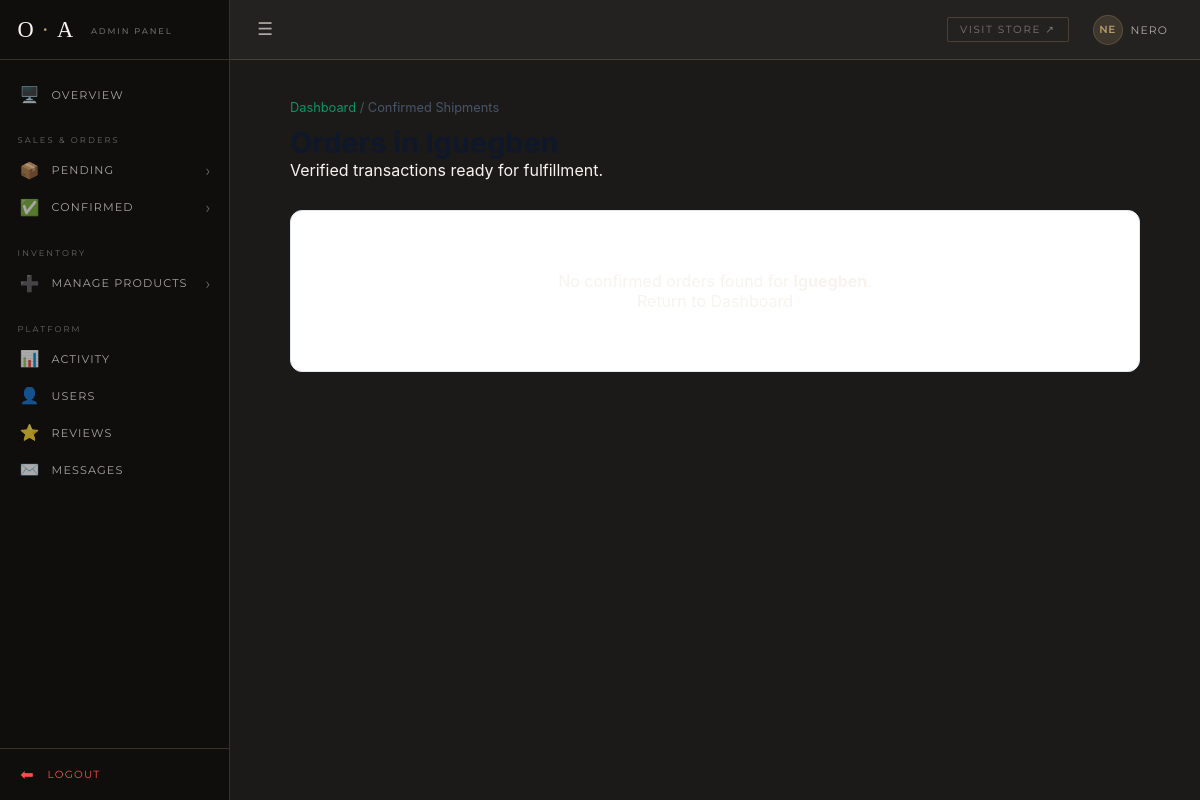
The page /dashboard/confirmed-orders/Iguegben/ (signed in) on the database as committed earlier.
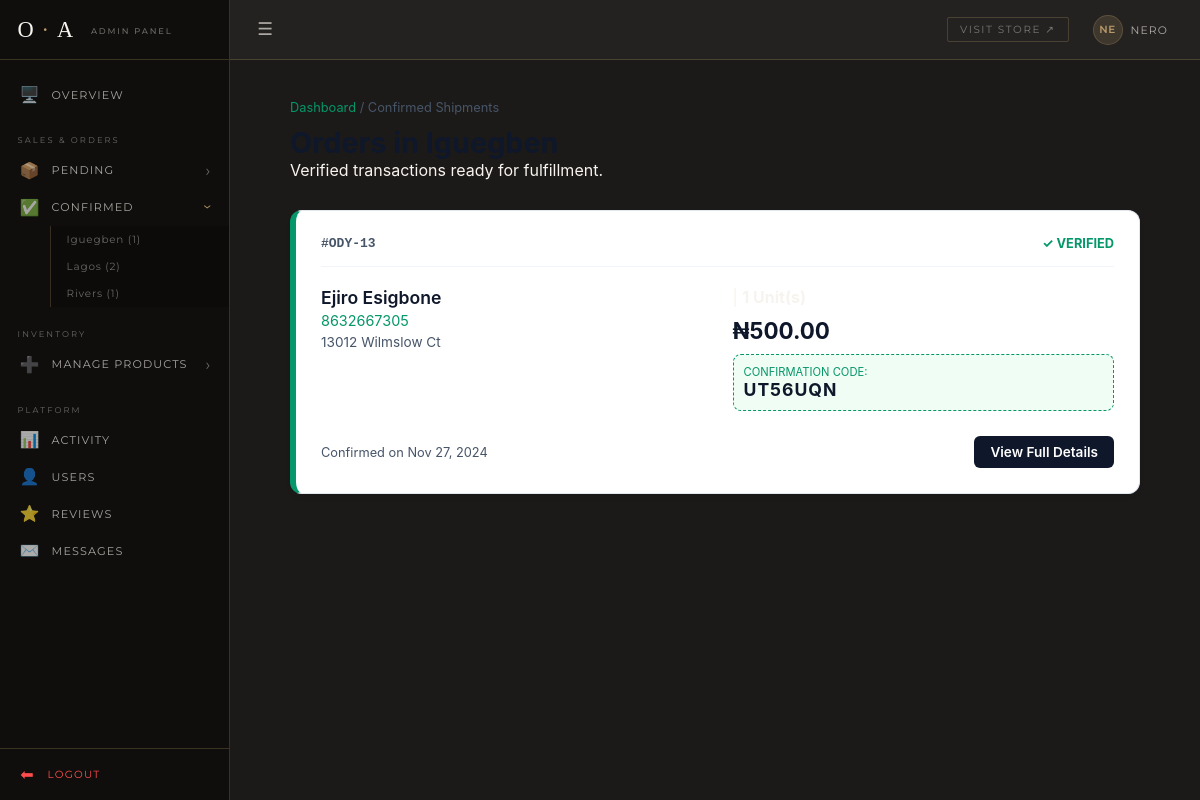
The same page on the database as committed later.
### users/models.py (models this page shows, shortened)
class Order(models.Model):
    customer = models.ForeignKey(Customer, on_delete=models.CASCADE)
    billing_name = models.CharField(max_length=100)
    billing_address = models.CharField(max_length=255)
    billing_city = models.CharField(max_length=50)
    phone_number = models.CharField(max_length=30)
    status = models.CharField(max_length=20, default='pending')
    total = models.DecimalField(max_digits=10, decimal_places=2)
    date_created = models.DateTimeField(auto_now_add=True)
    receipt = models.FileField(upload_to='receipts/', blank=True, null=True)
    confirmed_order_code = models.CharField(max_length=7, blank=True, null=True)
    quantity = models.IntegerField(default=1)  # Note: Consider OrderItem model for multi-product carts later

### users/views.py (the view)
# urls.py: path('dashboard/confirmed-orders/<str:location>/', views.confirmed_orders_by_location, name='confirmed_orders_by_location'),
@login_required(login_url='/login')
def confirmed_orders_by_location(request, location):
    pending_orders_by_location = Order.objects.filter(status='pending').values('billing_city').annotate(
        count=Count('id'))
    orders = Order.objects.filter(billing_city=location, status="confirmed")
    confirmed_orders_locations = (
        Order.objects
        .filter(status='confirmed')
        .values('billing_city')
        .annotate(count=Count('id'))
        .order_by('billing_city')
    )
    print(confirmed_orders_locations)
    context = {
        "location": location,  # Pass the location directly as a string
        "orders": orders,
        'confirmed_orders_locations': confirmed_orders_locations,
        'pending_orders_by_location': pending_orders_by_location
    }
    return render(request, "confirmed_orders_by_location.html", context)

### Templates/confirmed_orders_by_location.html (shortened to what this page needs)
{% extends "dashboard.html" %}
{% load static %}
{% block content %}
<link rel="stylesheet" href="{% static 'styles/confirmed_orders_by_location.css' %}?v=2">
<div class="confirmed-location-wrapper">
    <header class="location-header">
        <nav class="breadcrumb">
            <a href="{% url 'dashboard' %}">Dashboard</a> / <span>Confirmed Shipments</span>
        </nav>
        <h1>Orders in {{ location }}</h1>
        <p>Verified transactions ready for fulfillment.</p>
    </header>
    {% if orders %}
        <div class="orders-stack">
            {% for order in orders %}
                <div class="confirmed-order-card">
                    <div class="card-header">
                        <span class="order-id">#ODY-{{ order.id }}</span>
                        <span class="verified-badge">✓ Verified</span>
                    </div>
                    <div class="card-body">
                        <div class="info-group">
                            <p class="customer-name">{{ order.billing_name }}</p>
                            <p class="customer-contact">{{ order.phone_number }}</p>
                            <p class="customer-address">{{ order.billing_address }}</p>
                        </div>
                        <div class="transaction-group">
                            <p class="order-summary">{{ order.name }} | <strong>{{ order.quantity }} Unit(s)</strong></p>
                            <p class="order-total">₦{{ order.total }}</p>
                            <div class="code-box">
                                <small>Confirmation Code:</small>
                                <strong>{{ order.confirmed_order_code }}</strong>
                            </div>
                        </div>
                    </div>
                    <div class="card-footer">
                        <span class="timestamp">Confirmed on {{ order.date_created|date:"M d, Y" }}</span>
                        <a href="{% url 'order_details' order.id %}" class="btn-manage">View Full Details</a>
                    </div>
                </div>
            {% endfor %}
        </div>
    {% else %}
        <div class="empty-location">
            <p>No confirmed orders found for <strong>{{ location }}</strong>.</p>
            <a href="{% url 'dashboard' %}" class="btn-back">Return to Dashboard</a>
        </div>
    {% endif %}
</div>
{% endblock %}

### Templates/dashboard.html (shortened to what this page needs)
{% load static %}
<!DOCTYPE html>
<html lang="en">
<head>
    <link rel="stylesheet" href="{% static 'styles/dashboard.css' %}?v=4">
</head>
<body>
    {% if request.user.is_staff %}
    <aside class="sidebar" id="sidebar">
        <div class="sidebar-brand">
            <span class="brand-logo">O<span>·</span>A</span>
            <span class="brand-tag">Admin Panel</span>
        </div>
        <ul class="sidebar-nav">
            <li class="nav-item">
                <a href="{% url 'dashboard' %}" class="nav-link" id="nav-overview">
                    <span class="icon">🖥️</span>
                    <span class="label">Overview</span>
                </a>
            </li>
            <li class="nav-section">Sales & Orders</li>
            <li class="nav-item">
                <a href="javascript:void(0)" class="nav-link collapsible">
                    <span class="icon">📦</span>
                    <span class="label">Pending</span>
                </a>
            </li>
            <li class="nav-item">
                <a href="javascript:void(0)" class="nav-link collapsible">
                    <span class="icon">✅</span>
                    <span class="label">Confirmed</span>
                </a>
                <ul class="nested-nav">
                    {% if confirmed_orders_locations %}
                        {% for loc in confirmed_orders_locations %}
                            <li><a href="{% url 'confirmed_orders_by_location' location=loc.billing_city %}">{{ loc.billing_city }} ({{ loc.count }})</a></li>
                        {% endfor %}
                    {% else %}
                        <li class="empty">No confirmed orders</li>
                    {% endif %}
                </ul>
            </li>
            <li class="nav-section">Inventory</li>
            <li class="nav-item">
                <a href="javascript:void(0)" class="nav-link collapsible">
                    <span class="icon">➕</span>
                    <span class="label">Manage Products</span>
                </a>
            </li>
            <li class="nav-section">Platform</li>
            <li class="nav-item"><a href="{% url 'user_activity' %}" class="nav-link"><span class="icon">📊</span><span class="label">Activity</span></a></li>
            <li class="nav-item"><a href="{% url 'view_users' %}" class="nav-link"><span class="icon">👤</span><span class="label">Users</span></a></li>
            <li class="nav-item"><a href="{% url 'reviews' %}" class="nav-link"><span class="icon">⭐</span><span class="label">Reviews</span></a></li>
            <li class="nav-item"><a href="{% url 'contact_us_messages' %}" class="nav-link"><span class="icon">✉️</span><span class="label">Messages</span></a></li>
        </ul>
        <div class="sidebar-footer">
            <a href="{% url 'logout' %}" style="color: #ff4d4d;">
                <span class="icon">⬅</span>
                <span class="label">Logout</span>
            </a>
        </div>
    </aside>
    <main class="main-wrapper" id="main-content">
        <header class="top-bar">
            <button class="menu-toggle" id="toggle-btn">☰</button>
            <div class="top-bar-right">
                <a href="{% url 'home' %}" class="view-site" target="_blank">Visit Store ↗</a>
                <div class="admin-profile">
                    <div class="admin-avatar">{{ request.user.username|slice:":2"|upper }}</div>
                    <span class="admin-name">{{ request.user.username }}</span>
                </div>
            </div>
        </header>
        <section class="page-content">
            {% block content %}{% endblock %}
        </section>
    </main>
    {% else %}
    <div style="height: 100vh; display: flex; align-items: center; justify-content: center; font-family: sans-serif;">
        <p>Access Denied. Redirecting to Odyce home...</p>
    </div>
    <script>window.location.href = "{% url 'home' %}";</script>
    {% endif %}
</body>
</html>

Rows that differ between the two databases and show on the page:
added Order: id "13", billing_name "Ejiro Esigbone", phone_number "8632667305", billing_address "13012 Wilmslow Ct", total "500.00", confirmed_order_code "UT56UQN", date_created "Nov 27, 2024"
Other text that changed with them:
new list line: "Iguegben ( 1 )"
new list line: "Lagos ( 2 )"
new list line: "Rivers ( 1 )"
